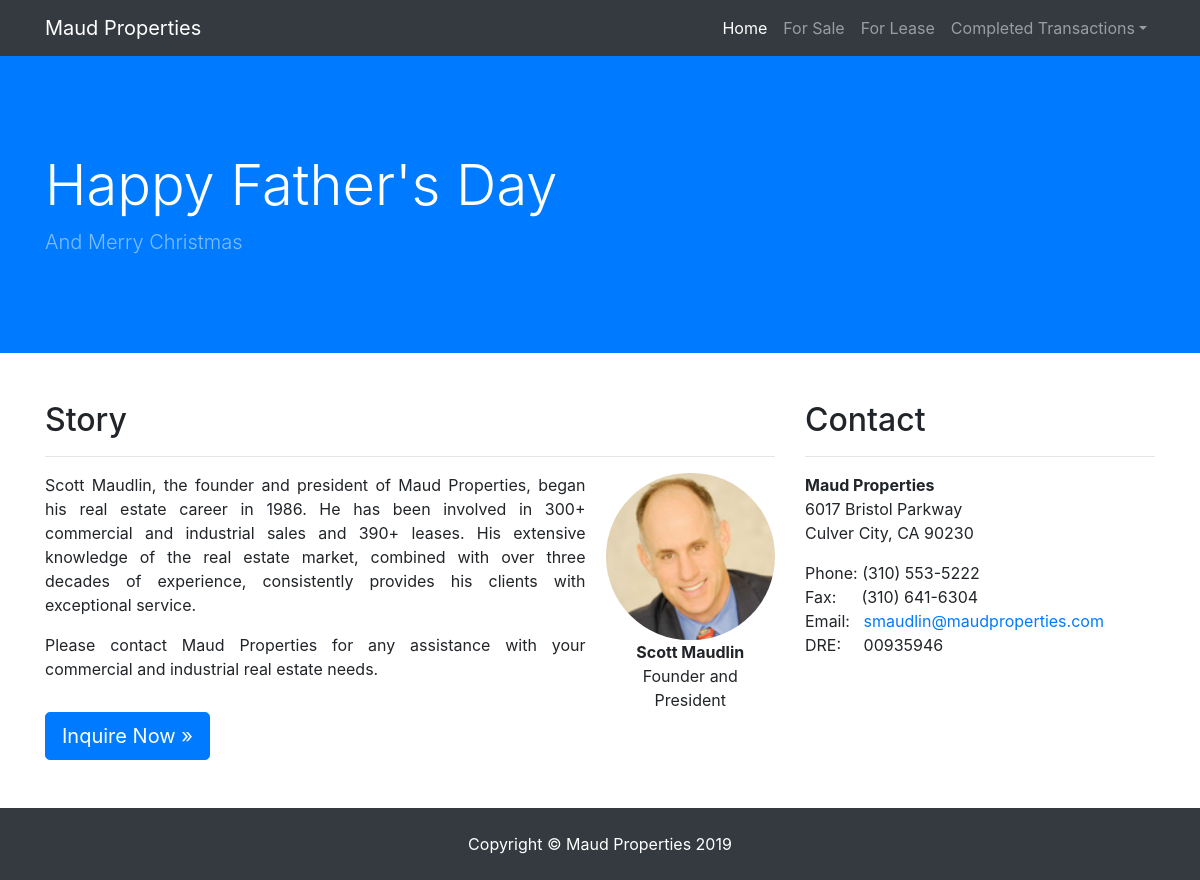
The app's page /, older data.
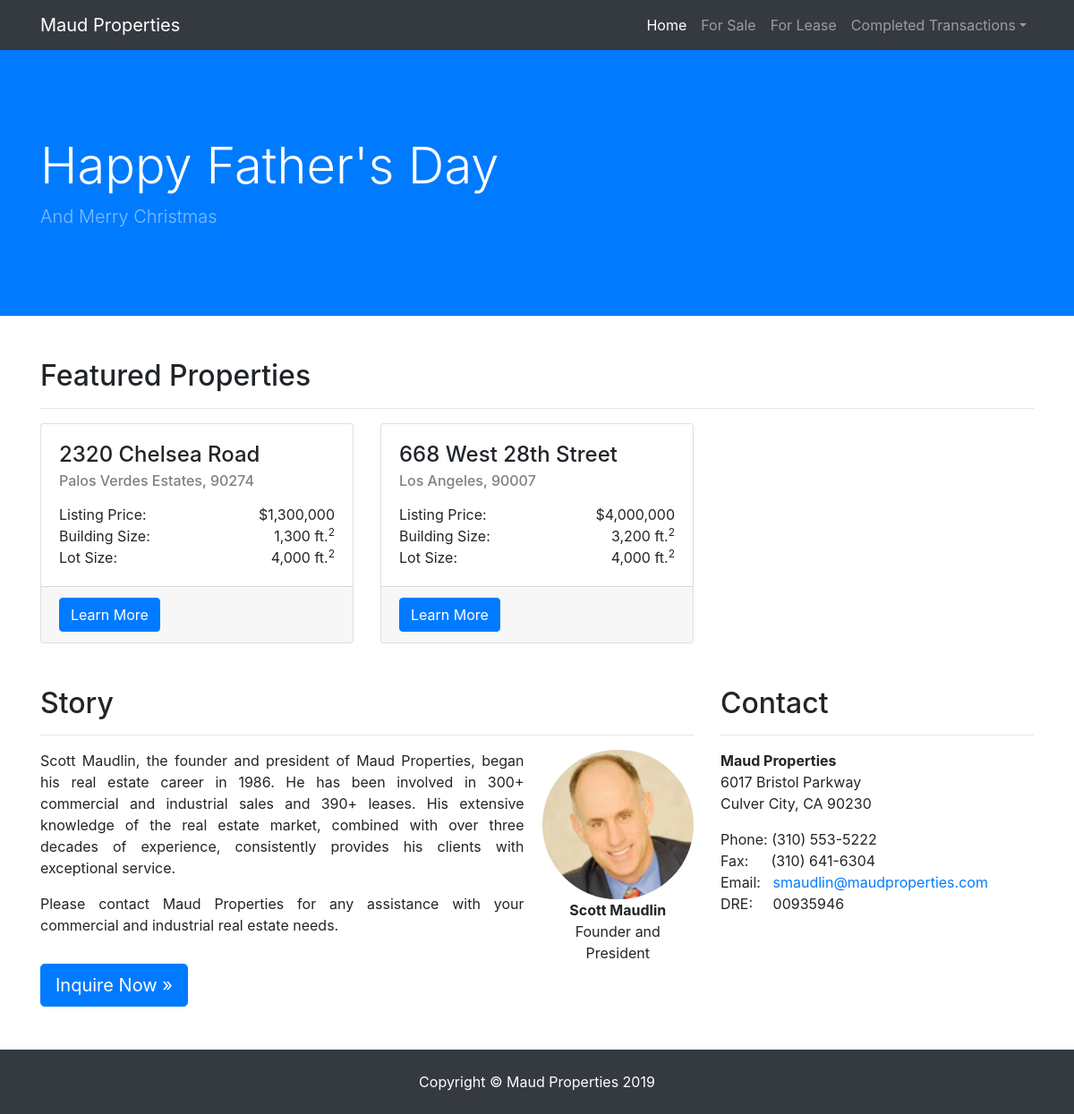
The same page, newer data.
### sale/models.py (models this page shows)
class Listing(models.Model):
    address = models.CharField(max_length=200)
    city = models.CharField(max_length=50, default='Culver City')
    zipcode = models.DecimalField(max_digits=5, decimal_places=0, default=0)
    longitude = models.DecimalField(max_digits=10, decimal_places=7, default=0)
    latitude = models.DecimalField(max_digits=10, decimal_places=7, default=0)
    price = models.IntegerField(default=0, blank=True)
    lot_size = models.IntegerField(default=0, blank=True)
    building_size = models.IntegerField(default=0, blank=True)
    completed = models.BooleanField(default=False, blank=True)
    in_escrow = models.BooleanField(default=False, blank=True)
    property_type = models.CharField(max_length=40, default="Owner/User", blank=True)
    description = models.CharField(max_length=400, blank=True)
    main_image = models.ImageField(upload_to='images/', blank=True)
    flier = models.FileField(upload_to='fliers/', blank=True)
    class Meta:
        abstract=True

class Sale(Listing):
    in_escrow = models.BooleanField(default=False, blank=True)
    featured = models.BooleanField(default=False, blank=True)
    def priceAddOn(self):
        return ""

### home/views.py (the view)
# urls.py: path('', views.index, name='index'),
def index(request):
    template = 'home/index.html'
    sales = Sale.objects.filter(featured=True)
    title = 'Featured Property' if  sales.count() < 2 else 'Featured Properties'
    context = {
        'featured_properties': sales,
        'title': title
    }
    return render(request, template, context)

### home/templates/home/index.html (shortened to what this page needs)
<!DOCTYPE html>
<html lang="en">
<head>
  <link href="https://stackpath.bootstrapcdn.com/bootstrap/4.3.1/css/bootstrap.min.css" rel="stylesheet">
  {% load static %}
  <link href="{% static "home/main.css"%}" rel="stylesheet">
  {% load humanize %}
</head>
<body>
  <div id="nav-placeholder">
      {% include "home/nav.html" with active_tab="Home" %}
  </div>
  <header class="bg-primary py-5 mb-5">
    <div class="container h-100">
      <div class="row h-100 align-items-center">
        <div class="col-lg-12">
          <h1 class="display-4 text-white mt-5 mb-2">Happy Father's Day</h1>
          <p class="lead mb-5 text-white-50">And Merry Christmas</p>
        </div>
      </div>
    </div>
  </header>
  <div class="container">
    {% if featured_properties|length > 0 %}
      <h2>{{title}}</h2>
      <hr>
      <div class="row">
        {% for prop in featured_properties %}
        <div class="col-md-4 mb-5">
          <div class="card h-100">
          <div class="card-body">
            <h4 class="card-title">{{prop.address}}</h4>
            <h6 class="card-subtitle" style="margin-bottom: 15px;">{{prop.city}}, {{prop.zipcode}}</h6>
            <span class="card-text">Listing Price:</span>
            <span class="card-text" style="float: right">${{prop.price|intcomma}}{{prop.priceAddOn}}</span>
            <br>
            <span class="card-text">Building Size:</span>
            <span class="card-text" style="float: right">{{prop.building_size|intcomma}} ft.<sup>2</sup></span>
            <br>
            <span class="card-text">Lot Size:</span>
            <span class="card-text" style="float: right">{{prop.lot_size|intcomma}} ft.<sup>2</sup></span>
          </div>
          <div class="card-footer">
            <a href="sale/{{prop.id}}" class="btn btn-primary">Learn More</a>
          </div>
          </div>
          </div>
        {% endfor %}
      </div>
    {% endif %}
    <div class="row">
      <div class="col-md-8 mb-5">
        <h2>Story</h2>
        <hr>
        <div class="story">
          <div class="story-text" >
            <p align="justify">Scott Maudlin, the founder and president of Maud Properties, began his real estate career in 1986. He has been involved in 300+ commercial and industrial sales and 390+ leases. His extensive knowledge of the real estate market, combined with over three decades of experience, consistently provides his clients with exceptional service.</p>
            <p align="justify">Please contact Maud Properties for any assistance with your commercial and industrial real estate needs.</p>
          </div>
          <div class="parent">
            <img style="border-radius: 1000px;" height="180" width="180" src="{% static "home/scott.jpg" %} ">
            <span style="font-weight: bold" align="center">Scott Maudlin</span>
            <br>
            <span>Founder and President</span>
          </div>
        </div>
        <a class="btn btn-primary btn-lg" href="mailto:smaudlin@maudproperties.com">Inquire Now &raquo;</a>
      </div>
      <div class="col-md-4 mb-5">
        <h2>Contact</h2>
        <hr>
        <address>
          <strong>Maud Properties</strong>
          <br>6017 Bristol Parkway
          <br>Culver City, CA 90230
          <br>
        </address>
        <address>
          <span title="Phone">Phone:</span>
          (310) 553-5222
          <br>
          <span title="Phone">Fax: &emsp; </span>
          (310) 641-6304
          <br>
          <span title="Email">Email: &nbsp;</span>
          <a href="mailto:#">smaudlin@maudproperties.com</a>
          <br>
          <span title="Phone">DRE: &nbsp; &nbsp; </span>
          00935946
          <br>
        </address>
      </div>
    </div>
  </div>
  <div id="nav-placeholder">
    {% include "home/foot.html" %}
  </div>
</body>
</html>

### home/templates/home/nav.html (shortened to what this page needs)
  <head>
    {% load static %}
    <link href="{% static "home/main.css"%}" rel="stylesheet">
  </head>
  <nav class="navbar navbar-expand-lg navbar-dark bg-dark fixed-top">
    <div class="container">
      <a class="navbar-brand" href="/">Maud Properties</a>
      <div class="collapse navbar-collapse" id="navbarResponsive">
        <ul class="navbar-nav ml-auto">
          <li class="nav-item {% if active_tab == 'Home' %}active{% endif %}">
            <a class="nav-link" href="/">Home
            </a>
          </li>
          <li class="nav-item {% if active_tab == 'Sale' %}active{% endif %}">
            <a class="nav-link" href="/sale/">For Sale</a>
          </li>
          <li class="nav-item {% if active_tab == 'Lease' %}active{% endif %}">
            <a class="nav-link" href="/lease/">For Lease</a>
          </li>
          <li class="nav-item dropdown {% if active_tab == 'Transactions' %}active{% endif %}">
            <a class="nav-link dropdown-toggle" href="#" id="navbarDropdown" role="button" data-toggle="dropdown" aria-haspopup="true" aria-expanded="false">Completed Transactions</a>
          </li>
        </ul>
      </div>
    </div>
  </nav>

### home/templates/home/foot.html
    <footer class="py-4 bg-dark">
        <div class="container">
            <p class="m-0 text-center text-white">Copyright &copy; Maud Properties 2019</p>
        </div>
    </footer>

### home/static/home/main.css (style rules this page uses)
body { padding-top: 56px; }
.parent { width: 800px; text-align: center; }
img { display: block; width: 100%; height: auto; }
h6 { color: grey; }
.story { display: flex; flex-direction: row; }
.story-text { padding-right: 20px; }

Row changes from the older to the newer data that the page shows:
added Sale: address "2320 Chelsea Road", city "Palos Verdes Estates", zipcode "90274", price "1,300,000", building_size "1,300", lot_size "4,000"
added Sale: address "668 West 28th Street", city "Los Angeles", zipcode "90007", price "4,000,000", building_size "3,200", lot_size "4,000"
Text that changed along with them:
{{ title }}: (not shown) → "Featured Properties"
